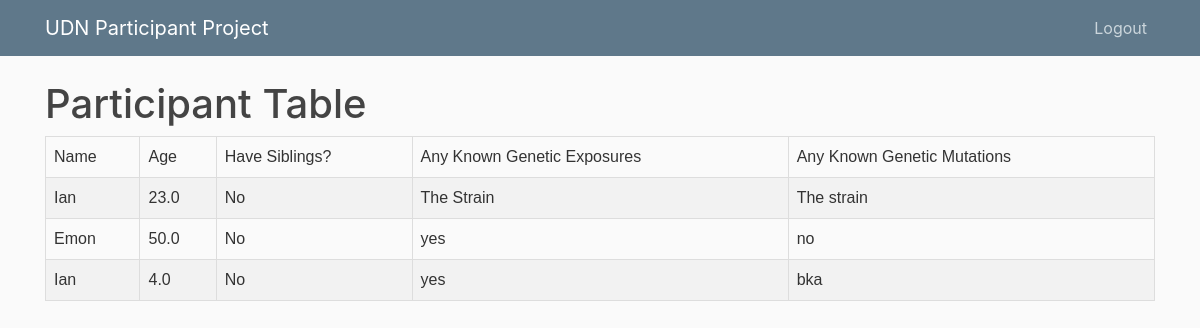
Screenshot of /participant_home/ (signed in) with the database file from the repository.
### users/models.py (models this page shows, shortened)
class UserInfo(models.Model):
    CHOICES = [
        ('Yes', 'Yes'),
        ('No', 'No')
    ]
    user = models.OneToOneField(User, on_delete = models.CASCADE, related_name = "userInfo")
    age  = models.IntegerField()
    have_siblings = models.CharField(max_length=3, choices=CHOICES, default="No")
    known_env_exposures = models.CharField(max_length=30)
    known_genetic_mutations = models.CharField(max_length=30)

### client/views.py (the view)
# urls.py: path('participant_home/', login_required(ParticipantHomeView.as_view()), name='participant_home'),
class ParticipantHomeView(View):
    def get(self, request, *args, **kwargs):
        queryset = UserInfo.objects.filter(user__is_staff=False)
        participant_info = []
        for participant in queryset:
            participants = {
                'name': participant.user.first_name,
                'age': participant.age,
                'have_siblings': participant.have_siblings,
                'known_env_exposures': participant.known_env_exposures,
                'known_genetic_mutations': participant.known_genetic_mutations
            }
            participant_info.append(participants)
        return render(request, 'client/home.html', {'context': participant_info})

### client/templates/client/home.html
{% extends "client/base.html" %}
{% block content %}
    <h1> Participant Table </h1>
      <table id = "participants">
        <tr>
          <td>Name</td>
          <td>Age</td>
          <td>Have Siblings?</td>
          <td>Any Known Genetic Exposures</td>
          <td>Any Known Genetic Mutations</td>
        </tr>
        {%for participant in context%}
          <tr>
            <td>{{participant.name}}</td>
            <td>{{participant.age}}</td>
            <td>{{participant.have_siblings}}</td>
            <td>{{participant.known_env_exposures}}</td>
            <td>{{participant.known_genetic_mutations}}</td>
          </tr>
        {%endfor%}
      </table>
{% endblock content %}

### client/templates/client/base.html (shortened to what this page needs)
{% load static %}
<!DOCTYPE html>
<html>
<head>
    <link rel="stylesheet" href="https://maxcdn.bootstrapcdn.com/bootstrap/4.0.0/css/bootstrap.min.css">
    <link rel="stylesheet" type="text/css" href="{% static 'client/main.css' %}">
    <link rel="stylesheet" type="text/css" href="{% static 'client/table.css' %}">
</head>
<body>
    <header class="site-header">
      <nav class="navbar navbar-expand-md navbar-dark bg-steel fixed-top">
        <div class="container">
          <a class="navbar-brand mr-4" href="">UDN Participant Project</a>
            <div class="navbar-nav">
              {% if user.is_authenticated %}
                <a class="nav-item nav-link" href="{%url 'logout'%}">Logout</a>
              {% else %}
                <a class="nav-item nav-link" href="{%url 'login'%}">Login</a>
                <a class="nav-item nav-link" href="{%url 'participant_form'%}">Sign Up</a>
              {% endif %}
            </div>
          </div>
      </nav>
    </header>
    <main role="main" class="container">
      <div class="row mx-auto d-block">
        <div>
          {% block content %}{% endblock %}
        </div>
    </main>
</body>
</html>

### client/static/client/main.css (style rules this page uses)
body { background: #fafafa; color: #333333; margin-top: 5rem; }
h1, h2, h3, h4, h5, h6 { color: #444444; }
.bg-steel { background-color: #5f788a; }
.site-header .navbar-nav .nav-link { color: #cbd5db; }

### client/static/client/table.css (style rules this page uses)
#participants { font-family: "Trebuchet MS", Arial, Helvetica, sans-serif; border-collapse: collapse; width: 100%; }
#participants td, #participants th { border: 1px solid #ddd; padding: 8px; }
#participants tr:nth-child(even) { background-color: #f2f2f2; }

### rows the page displays
UserInfo: age "23.0", have_siblings "No", known_env_exposures "The Strain", known_genetic_mutations "The strain"
UserInfo: age "50.0", have_siblings "No", known_env_exposures "yes", known_genetic_mutations "no"
UserInfo: age "4.0", have_siblings "No", known_env_exposures "yes", known_genetic_mutations "bka"

### other values shown
{{ participant.name }} "Ian" "Emon" "Ian"
